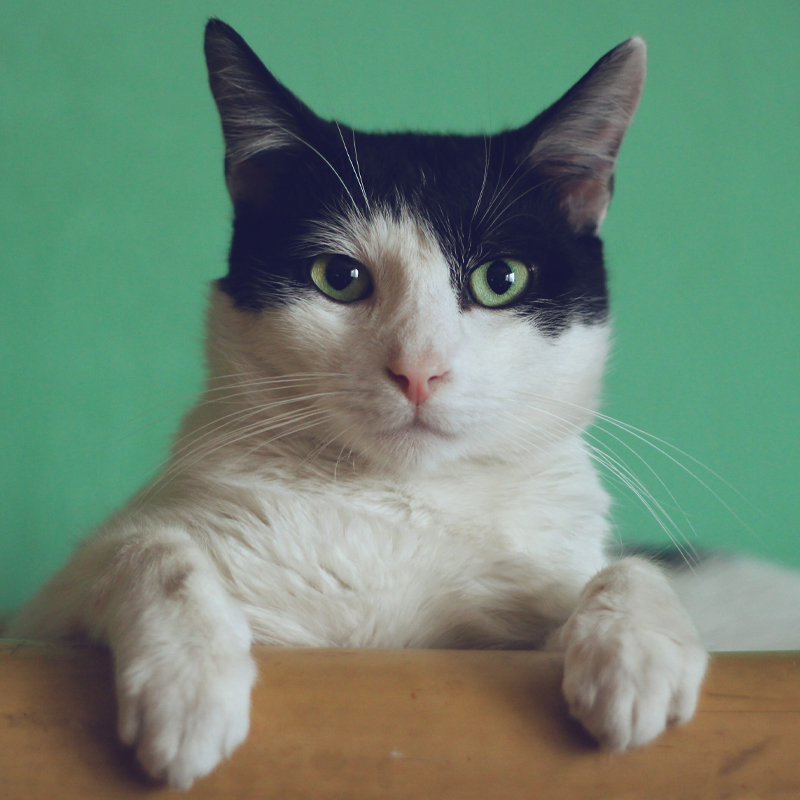
#> input picture cat.jpg, 800 x 800 px
$ python functions.py
#> lines starting #> are read from the running program, lines starting #| are printed output that depends on the picture
import cv2 as cv
import numpy as np

cat = cv.imread('cat.jpg')
#> cat is the input picture: shape (800, 800, 3); mean B, G, R 115.5, 133.5, 110
panda = cv.imread('panda.jpg')
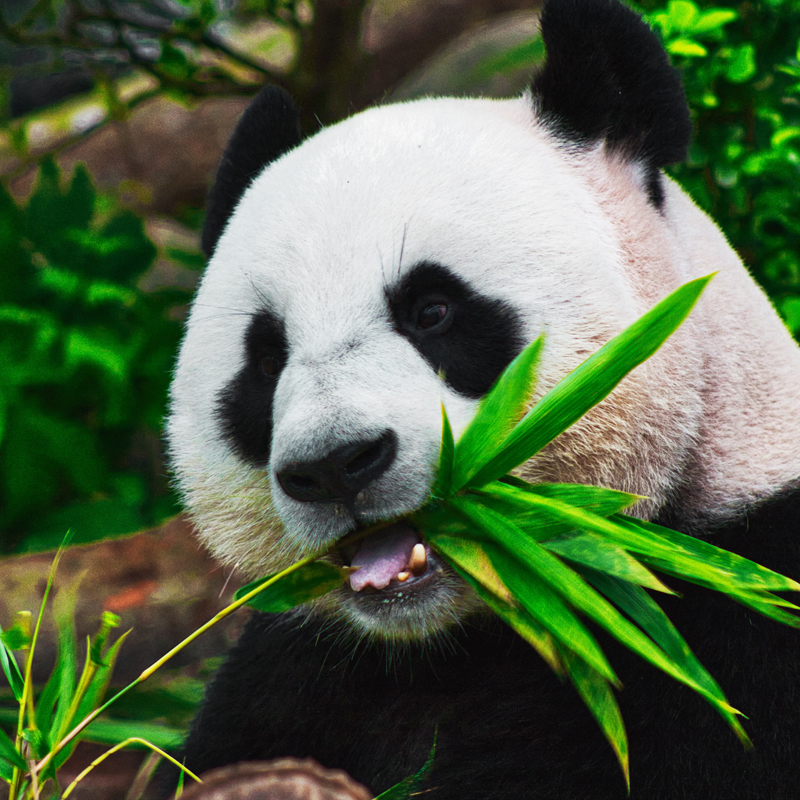
#> input picture panda.jpg, 800 x 800 px
#> panda is the input picture: shape (800, 800, 3); mean B, G, R 71, 100.2, 83.3


# [13 lines of commented-out code are left out]
res = np.multiply(cat, panda)
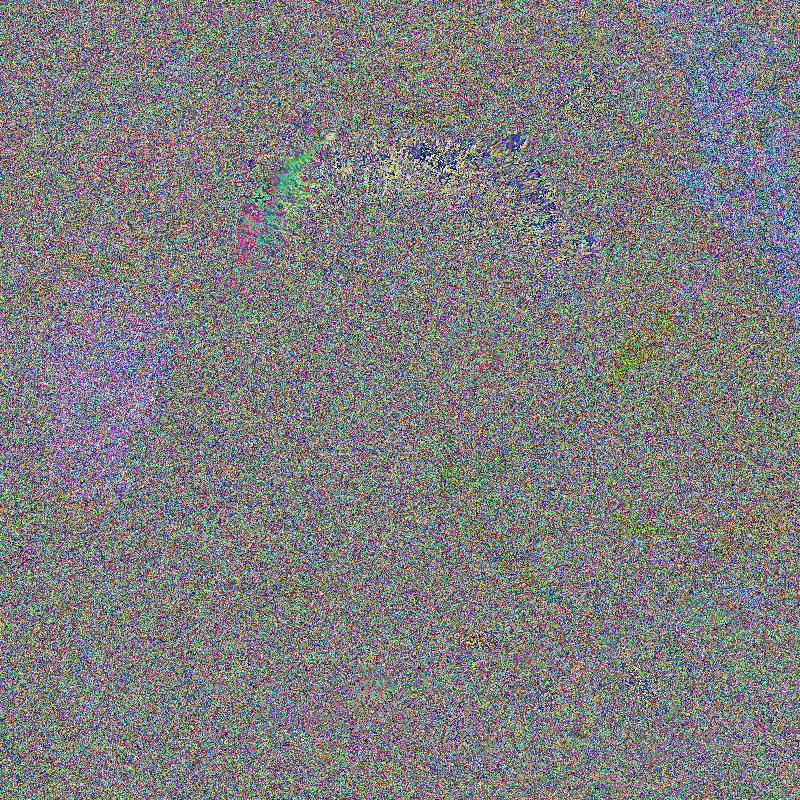
#> res: shape (800, 800, 3); mean B, G, R 127.2, 126.5, 126.6
res2 = cv.multiply(cat, panda)
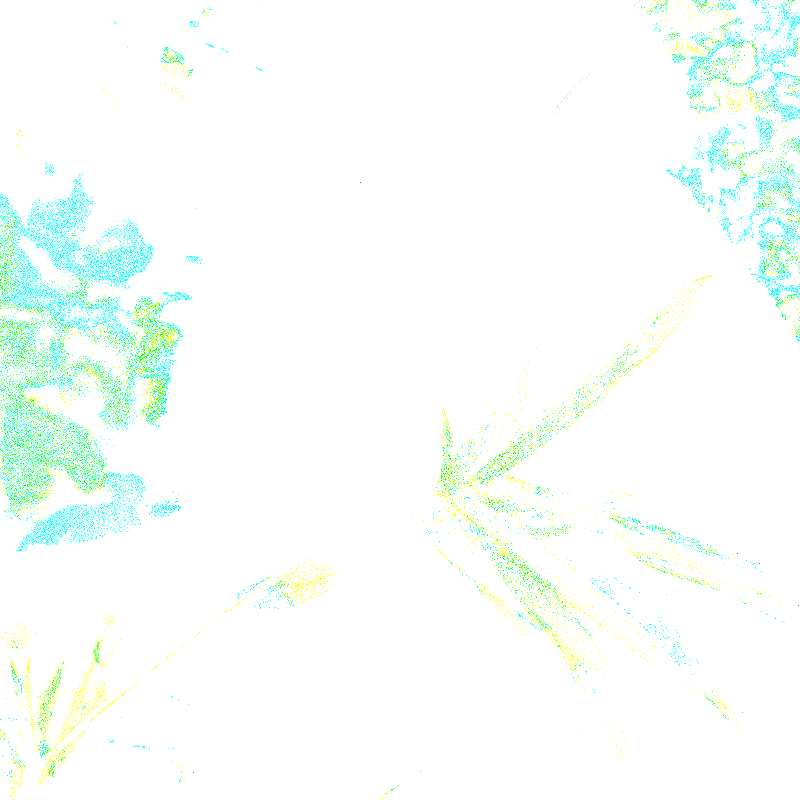
#> res2: shape (800, 800, 3); mean B, G, R 251, 255, 248.3

cv.imshow('res', res)
cv.imshow('res2', res2)

# [6 lines of commented-out code are left out]


cv.waitKey(0)
